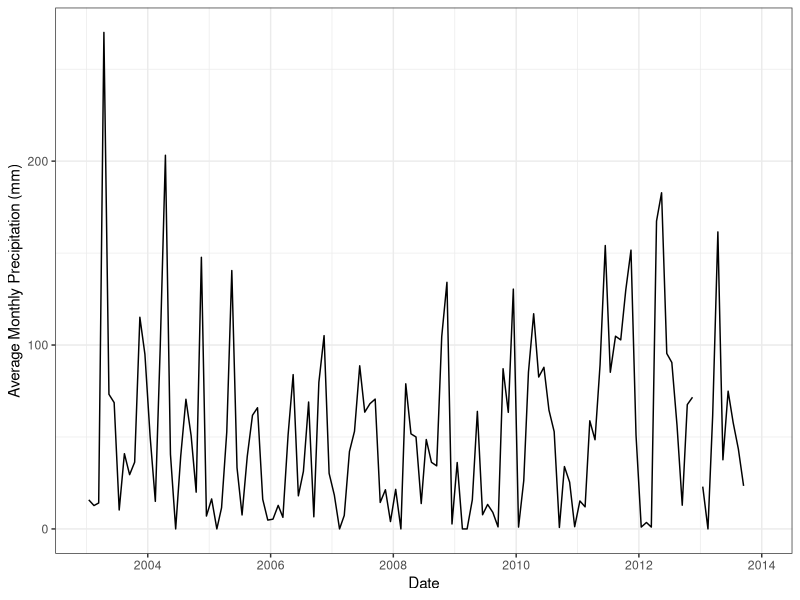

Write the R code that produced this figure.
setwd("~/Repositories/klee-stability")

library(tidyverse)
library(lubridate)

ppt <- read.csv("KLEE_monthly_precipitation_03_13.csv")

colnames(ppt) <- c("Month", "North", "Central", "South", "Average", "std.error")

ppt2 <- ppt %>%
  separate(Month, into = c("Month", "Year"), sep = " ") %>%
  mutate(Day = 15) %>%
  mutate(Date_temp = paste(Year, Month, sep = "_")) %>%
  mutate(Date_temp2 = paste(Date_temp, Day, sep = "_")) %>%
  mutate(Date_final = ymd(Date_temp2)) %>% #change dates into recognized format
  select(-Month, -Day, -Year, -Date_temp, -Date_temp2)

ggplot(ppt2, aes(x=Date_final, y=Average)) +
  geom_line() +
  xlab("Date") + ylab("Average Monthly Precipitation (mm)") +
  theme_bw()

rm(ppt)